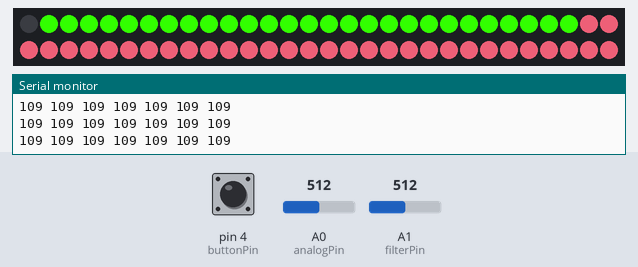
A sketch run on a simulated Arduino Uno, built with avr-gcc and run on an emulated ATmega328P. Parts: 60 RGB LEDs in strip order, left to right, continuing on the next row, the last lines printed to the serial monitor. The test bench sets the inputs (shaded band); at power-on: A0 (analogPin) = 512, pin 4 (buttonPin) LOW, A1 (filterPin) = 512. Random numbers use the default seed unless the sketch sets one.

Above: at 1.2 s.
1.3 s: A0 (analogPin) set to 122
At 1.9 s:
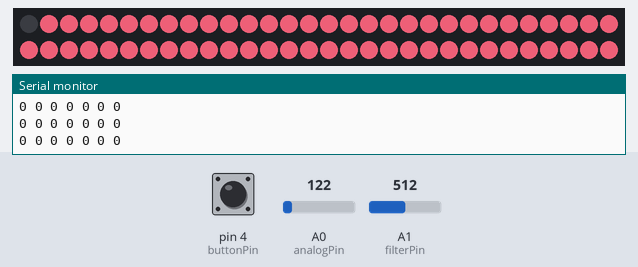
2.8 s: pin 4 (buttonPin) pulled HIGH for 0.15 s
At 4.5 s:
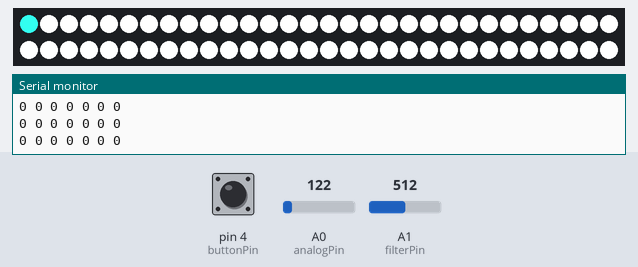
4.8 s: A1 (filterPin) set to 441
7.8 s: A1 (filterPin) set to 416
9.3 s: A0 (analogPin) set to 1023
At 10.5 s:
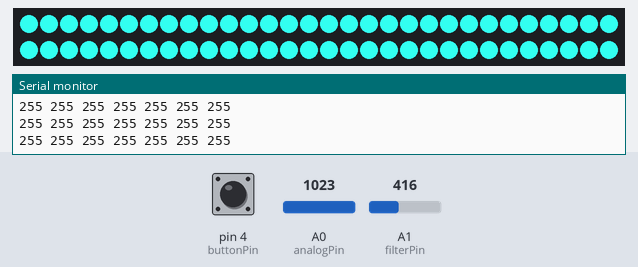
10.8 s: pin 4 (buttonPin) pulled HIGH for 3.2 s
At 15.5 s:
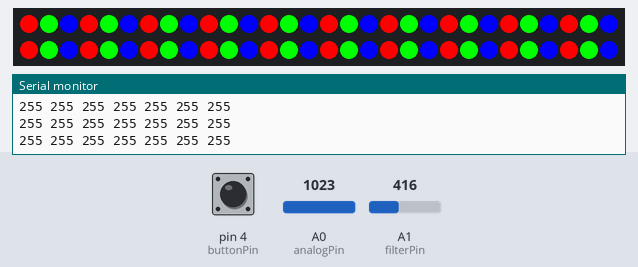
Timing chart, 0 to 16.5 s (numbered marks = the images above; inputs shaded):
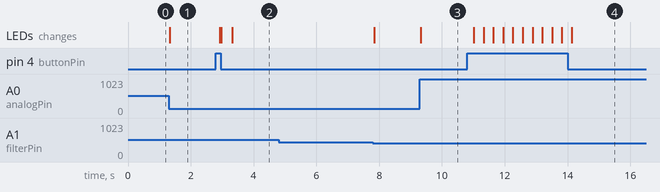

The sketch:

jurte2016.ino
```cpp
#include <Adafruit_NeoPixel.h>
#ifdef __AVR__
  #include <avr/power.h>
#endif

int analogPin = 0;
int filterPin = 1;
int strobePin = 2;
int buttonPin = 4;
int pixelDataPin = 6;
int spectrumValue[7];
int filterValue = 60;
int buttonState;
int lastButtonState = LOW;   // the previous reading from the input pin
long lastDebounceTime = 0;  // the last time the output pin was toggled
long debounceDelay = 100;    // the debounce time; increase if the output flickers


// Parameter 1 = number of pixels in strip
// Parameter 2 = Arduino pin number (most are valid)
// Parameter 3 = pixel type flags, add together as needed:
//   NEO_KHZ800  800 KHz bitstream (most NeoPixel products w/WS2812 LEDs)
//   NEO_KHZ400  400 KHz (classic 'v1' (not v2) FLORA pixels, WS2811 drivers)
//   NEO_GRB     Pixels are wired for GRB bitstream (most NeoPixel products)
//   NEO_RGB     Pixels are wired for RGB bitstream (v1 FLORA pixels, not v2)
Adafruit_NeoPixel strip = Adafruit_NeoPixel(60, pixelDataPin, NEO_GRB + NEO_KHZ800);

// IMPORTANT: To reduce NeoPixel burnout risk, add 1000 uF capacitor across
// pixel power leads, add 300 - 500 Ohm resistor on first pixel's data input
// and minimize distance between Arduino and first pixel.  Avoid connecting
// on a live circuit...if you must, connect GND first.


void setup()
{
  Serial.begin(9600);

  pinMode(analogPin, INPUT);
  pinMode(strobePin, OUTPUT);
  pinMode(buttonPin, INPUT);

  analogReference(DEFAULT);

  digitalWrite(strobePin, HIGH);

  strip.begin();
  strip.show(); // Initialize all pixels to 'off'
}

void loop()
{
  buttonState = getButtonState();

  filterValue = analogRead(filterPin);
  filterValue = map(filterValue, 0, 1023, 0, 255);
  //Serial.println("----" + (String)filterValue);

  for (int i = 0; i < 7; i++)
  {
    digitalWrite(strobePin, LOW);
    delayMicroseconds(45);

    spectrumValue[i] = analogRead(analogPin);
    spectrumValue[i] = constrain(spectrumValue[i], filterValue, 1023);
    spectrumValue[i] = map(spectrumValue[i], filterValue, 1023, 0, 255);

    Serial.print(spectrumValue[i]);
    Serial.print(" ");

    digitalWrite(strobePin, HIGH);
  }

  Serial.println();

  // TODO Freitag - random wechseln von modi einbauen
  cycleRandomModes();
}

int getButtonState() {
  int reading = digitalRead(buttonPin);

  if (reading != lastButtonState) {
    lastDebounceTime = millis();
  }

  if ((millis() - lastDebounceTime) > debounceDelay) {
    if (reading != buttonState) {
      buttonState = reading;
    }
  }

  lastButtonState = reading;

  return buttonState;
}


int mode = random(0, 9);
long startTime = millis(); // Divide by 1000 for seconds
long timePerMode = 360000.0;
void cycleRandomModes() {
  if(millis() > startTime+timePerMode) {
    startTime += timePerMode;
    mode = random(0, 9);
  }

  if (buttonState == HIGH) {
    mode = (mode+1) % 9;
  }

  switch(mode) {
    case 0:
      blinkStrip();
      break;
    case 1:
      blinkStrip_Split_HighMediumLow();
      break;
    case 2:
      blinkStrip_Pulse_OutToIn();
      break;
    case 3:
      blinkStrip_Pulse_InToOut();
      break;
    case 4:
      blinkFromLeftToRight();
      break;
    case 5:
      blinkFromLeftToRightBassAndHeightsFromLeft();
      break;
    case 6:
      cycleTill();
      break;
    case 7:
      blinkStrip_Right_Blue();
      break;
    case 8:
      tryChristian();
      break;
    default:
      blinkStrip();
      break;
  }

}


void blinkStrip_Split_HighMediumLow(){
  //links
 uint32_t color = 0;
 for(int i=0;i<30;i++){
   if(i<11){
     //hoehen
     int value = spectrumValue[1];
     color = strip.Color(value,0,0);
   }
   else if(i<21){
     //mitten
     int value = spectrumValue[3];
     color = strip.Color(0,value,0);
   }
   else if(i<31){
    //tiefen
    int value = spectrumValue[6];
    color = strip.Color(0,0,value);
   }
  strip.setPixelColor(i,color);
 }


  //rechts
  for(int i=31;i<60;i++){
   if(i<41){
     //tiefen
     int value = spectrumValue[6];
     color = strip.Color(0,0,value);
   }
   else if(i<51){
     //mitten
     int value = spectrumValue[3];
     color = strip.Color(0,value,0);
   }
   else if(i<61){
    //hoehen
    int value = spectrumValue[1];
    color = strip.Color(value,0,0);
   }
  strip.setPixelColor(i,color);
 }
 //strip.setPixelColor(10,strip.Color(255,255,255));

 strip.show();
}

//pegel zu bässen links und rechts; blau aus; gruen an
void blinkStrip_Pulse_OutToIn(){

  //links 1 -31
 uint32_t green = strip.Color(0,255,0);
  uint32_t blue = strip.Color(0,0,255);
  int value = spectrumValue[4];

 for(int i=1;i<31;i++){
  int treshold = (int)(256/30)*i;
  if(value>=treshold){
   strip.setPixelColor(i,green);
  }
  else{
    strip.setPixelColor(i,blue);
  }
 }


  //rechts 31 - 61
  for(int i=31;i<61;i++){
  int treshold = (int)(256/30)*(i-30);
  if(value>=treshold){
   strip.setPixelColor(90-i,green);
  }
  else{
    strip.setPixelColor(90-i,blue);
  }
 }


  strip.show();
 }

 void blinkStrip_Pulse_InToOut(){

  //links 1 -31
  uint32_t green = strip.Color(0,255,0);
  uint32_t blue = strip.Color(0,0,255);
  int value = spectrumValue[4];

 for(int i=1;i<31;i++){

  int treshold = (int)(256/30)*i;
  if(value<=treshold){
   strip.setPixelColor(31-i,green);
  }
  else{
    strip.setPixelColor(31-i,blue);
  }
 }


  //rechts 31 - 61
  for(int i=31;i<61;i++){

  int treshold = (int)(256/30)*(i-30);
  if(value<=treshold){
   strip.setPixelColor(i,green);
  }
  else{
    strip.setPixelColor(i,blue);
  }
 }


  strip.show();
 }
 //strip.setPixelColor(10,strip.Color(255,255,255));


void blinkStrip_Pulse_InToOut2(){

  //links 1 -31
  uint32_t out = strip.Color(0,10,0);
  uint32_t in = strip.Color(250,10,0);
  int value = spectrumValue[4];

 for(int i=1;i<31;i++){

  int treshold = (int)(256/30)*i;
  if(value<=treshold){
   strip.setPixelColor(31-i,out);
  }
  else{
    strip.setPixelColor(31-i,in);
  }
 }


  //rechts 31 - 61
  for(int i=31;i<61;i++){

  int treshold = (int)(256/30)*(i-30);
  if(value<=treshold){
   strip.setPixelColor(i,out);
  }
  else{
    strip.setPixelColor(i,in);
  }
 }


  strip.show();
}

void blinkBinaer(){
  int value = spectrumValue[1];

  for(int i =1;i<17;i++){

    if(i%2 == 1){

    }

  }


}

void blinkFromLeftToRight(){

  int value = spectrumValue[5];//hoehen
  uint32_t in = strip.Color(50, 255, 0);
  uint32_t out = strip.Color(200, 80, 100);

  for(int i=1;i<61;i++){
     int threshold = (255/60)*i;

     if(value>=threshold){
       strip.setPixelColor(i,in);
     }
      else
      {
       strip.setPixelColor(i,out);
      }

  }

  strip.show();


}


void blinkFromLeftToRightBassAndHeightsFromLeft(){

  int valueBass = spectrumValue[5];//bass
  int valueHeights = spectrumValue[1];
  uint32_t inBass = strip.Color(50, 255, 0);
  uint32_t outBass = strip.Color(200, 0, 0);
  uint32_t inHeights = strip.Color(50, 255, 240);
  uint32_t outHeights = strip.Color(255, 255, 255);
  //bass
  for(int i=1;i<61;i++){
     int threshold = (255/60)*i;

     if(valueBass>=threshold){
       strip.setPixelColor(i,inBass);
     }
      else
      {
       strip.setPixelColor(i,outBass);
      }

  }
  strip.show();

  //heights
  for(int i =61;i>=0;i--){
    int threshold = (255/60)*i;

     if(valueHeights>=threshold){
       strip.setPixelColor(i,inHeights);
     }
      else
      {
       strip.setPixelColor(i,outHeights);
      }


  }

  strip.show();


}
void blinkStrip() {
  int value = spectrumValue[4];


  uint32_t c1 = strip.Color(value, value, value);
  uint32_t c2 = strip.Color(0, value, 0);
  uint32_t c3 = strip.Color(0, 0, value);

  //int numPixel = strip.numPixels();=60

    for (int i=0; i < 30; i++) {
      strip.setPixelColor(i, c2);
    }


  for (int i=31; i < 60; i++) {
    strip.setPixelColor(i, c3);
  }


  /*for (int i=40; i < 60; i++) {
    strip.setPixelColor(i, c3);
  }*/


  strip.show();
}

void blinkStrip_Right_Blue(){
  //links blau, snare
  int value=spectrumValue[2];
  for(int i=0;i<30;i++){
    strip.setPixelColor(i,strip.Color(0,0,value));
  }
  value=spectrumValue[6];
  for(int i=31;i<60;i++){
    strip.setPixelColor(i,strip.Color(100,value,200));
  }
  strip.show();


}
void cycleTill() {
  for(int i = 0; i<60; i++) {
    int value;
    uint32_t color;
    if(i%2 == 0) {
      color = strip.Color(spectrumValue[5], 0, 0);
    } else {
      color = strip.Color(0, 0, spectrumValue[0]);
    }
    strip.setPixelColor(i, color);
  }

  strip.show();
}


void tryChristian() {
  for(int i = 0; i<60; i++) {
    int value;
    uint32_t color;
    if(i%3 == 0) {
      value = spectrumValue[1];
      color = strip.Color(value, 0, 0);
    } else if(i%3 == 1){
      value = spectrumValue[3];
      color = strip.Color(0, value, 0);
    }
      else{
      value = spectrumValue[6];
      color = strip.Color(0, 0, value);
    }
      strip.setPixelColor(i, color);
  }

  strip.show();
}


// Input a value 0 to 255 to get a color value.
// The colours are a transition r - g - b - back to r.
uint32_t Wheel(byte WheelPos) {
  WheelPos = 255 - WheelPos;
  if(WheelPos < 85) {
    return strip.Color(255 - WheelPos * 3, 0, WheelPos * 3);
  }
  if(WheelPos < 170) {
    WheelPos -= 85;
    return strip.Color(0, WheelPos * 3, 255 - WheelPos * 3);
  }
  WheelPos -= 170;
  return strip.Color(WheelPos * 3, 255 - WheelPos * 3, 0);
}
```

Measured:
- after the input at 1.3 s, the LEDs: change at once (image 1)
- after the input at 2.8 s, the LEDs: change after 0.13 s (image 2)
- after the input at 9.3 s, the LEDs: change at once (image 3)
- after the input at 10.8 s, the LEDs: first change after 0.21 s (image 4 shows a later state)
